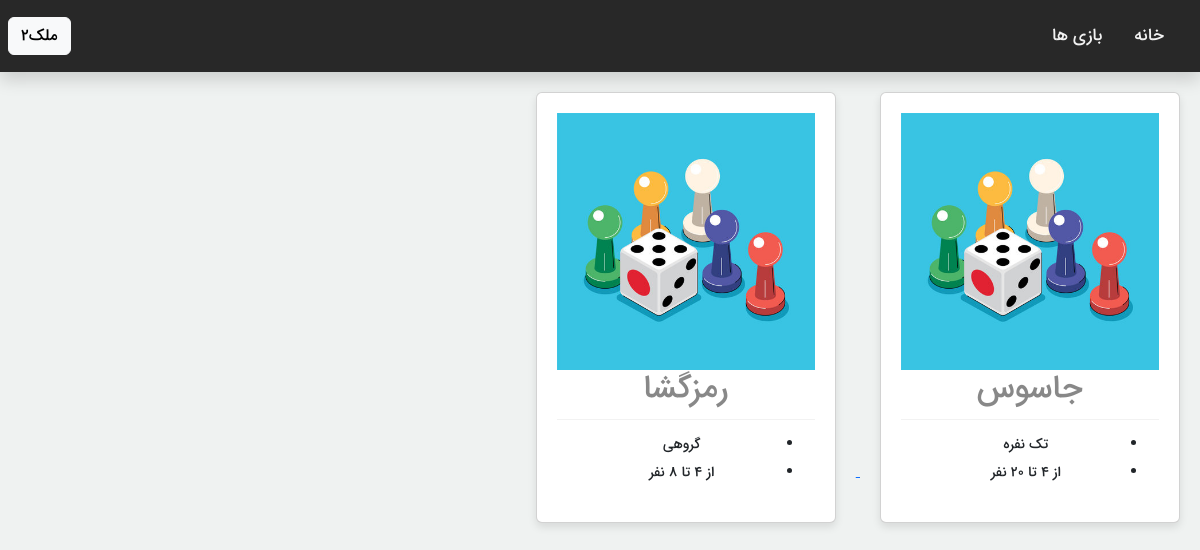
Screenshot of /game/ (signed in) with the database file from the repository.
### user/models.py (models this page shows, shortened)
class User(AbstractBaseUser):
    firstname = models.CharField( max_length=50)
    lastname = models.CharField( max_length=50)
    phone_number = models.CharField( max_length=50, unique=True)
    last_login = models.DateTimeField(auto_now=True)
    joinied_date = models.DateTimeField(auto_now_add=True)
    bio = models.CharField(max_length=500, blank = True, null=True)
    is_active = models.BooleanField(default=True)
    is_staff = models.BooleanField(default=False)
    is_admin = models.BooleanField(default=False)
    USERNAME_FIELD = 'phone_number'
    REQUIRED_FIELDS = ['firstname', 'lastname',]
    objects = userManager()
    @property
    def is_staff(self):
        "Is the user a member of staff?"
        return self.is_admin

### Game/models.py (models this page shows)
class PredefineGame(models.Model):
    name = models.CharField(max_length=250)
    slug = models.CharField(max_length=250, unique=True)
    image = models.ImageField(upload_to='game_images', null=True, blank=True)
    is_team = models.BooleanField(default=False)
    min_players = models.IntegerField(default=0)
    max_players = models.IntegerField(default=10)

### Game/views.py (the view)
# urls.py: path('', views.games_archive , name='games_archive'),
def games_archive(request:HttpRequest):
    template = get_template('games_archive.html')
    games = PredefineGame.objects.all()
    context = {'games':games}
    return HttpResponse(template.render(context, request))

### Game/templates/games_archive.html
{% extends "base.html" %}
{% load static %}
{% block head %}
    <link href={% static "css/games_archive.css" %} rel="stylesheet">
{% endblock %}
{% block content %}
{% for game in games  %}
    <a href={% url "create_or_join_game" game.slug %}>
        <div class="card">
            {% if game.image %}
                <img src="{{ game.image.url }}" alt="Game Image" onerror="this.onerror=null; this.src='{% static 'img/default_game_image.jpg' %}'">
            {% else %}
                <img src="{% static 'images/default_game_image.jpg' %}" alt="Default Game Image">
            {% endif %}
            <h2>{{ game.name }}</h2>
            <hr>
            <ul>
            {% if game.is_team %}
                <li>گروهی</li>
            {% else %}
                <li>تک نفره</li>
            {% endif %}
            <li>از {{ game.min_players }} تا {{ game.max_players }} نفر</li>
            </ul>
        </div>
    </a>
{% endfor %}
{% endblock content %}

### templates/header.html (shortened to what this page needs)
{% load static %}
<nav class="custom-header navbar navbar-marketing navbar-expand-lg shadow navbar-light  p-2" arial-label="Furni navigation bar">
    <div class="container">
        <div class="topnav" id="myTopnav">
            <a href={% url "games_archive" %} class="active">بازی ها</a>
            <a href={% url "home" %} class="active">خانه</a>
        </div>
    </div>
    <div class="navbar-brand text-black">
        {% if user.is_authenticated %}
            <a href = {% url "login" %} class="btn btn-light"> {{user.firstname}}</a>
        {% else %}
            <a href = {% url "login" %} class="btn btn-light"> ورود</a>
        {% endif %}
    </div>
</nav>

### globalstatic/css/main.css (style rules this page uses)
body { font-family: "iransans", sans-serif; overflow-x: hidden; position: relative; font-weight: 400; line-height: 28px; color: #6a6a6a; font-size: 14px; direction: rtl; background-color: #eff2f1; text-align : right; }
.custom-header { background-color: rgb(40, 40, 40); }
.topnav a { float: left; display: block; color: #f2f2f2; text-align: center; padding: 14px 16px; text-decoration: none; font-size: 17px; }

### Game/static/css/games_archive.css (style rules this page uses)
.card { background-color: #fff; box-shadow: 0 4px 8px 0 rgba(0, 0, 0, 0.1); padding: 20px; margin: 20px; transition: transform 0.3s; display: inline-block; width: calc(33.33% - 40px); max-width: 300px; text-align: center; }
.card h2 { color: #888; }
.card hr { border: none; border-top: 1px solid #ccc; margin: 10px 0; }
.card img { max-width: 100%; height: auto; }

### rows the page displays
User: firstname "ملک۲"
PredefineGame: name "جاسوس", is_team "تک نفره", min_players "4", max_players "20"
PredefineGame: name "رمزگشا", is_team "گروهی", max_players "8"
